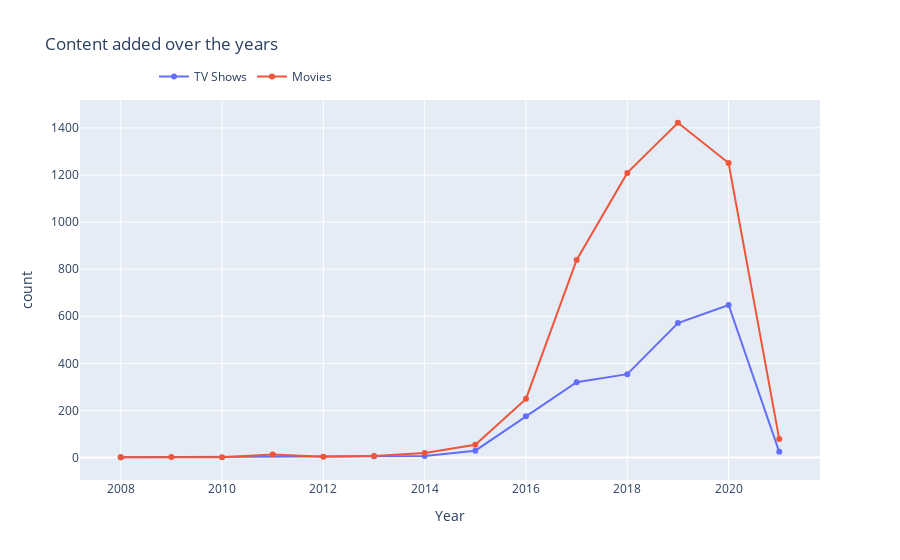

Notebook cell for this chart:
### Code cell
tv_show = df[df["type"] == "TV Show"]
movie = df[df["type"] == "Movie"]


tv_show_count = tv_show['year_added'].value_counts().reset_index()
tv_show_count = tv_show_count.rename(columns={'index': 'year_added', 'year_added': 'count'})
tv_show_count = tv_show_count.sort_values('year_added')

movie_count = movie['year_added'].value_counts().reset_index()
movie_count = movie_count.rename(columns= {'index': 'year_added', 'year_added': 'count'})
movie_count = movie_count.sort_values('year_added')

trace1 = go.Scatter(x=tv_show_count['year_added'], y=tv_show_count['count'], name="TV Shows")
trace2 = go.Scatter(x=movie_count['year_added'], y=movie_count["count"], name="Movies")
data = [trace1, trace2]
layout = go.Layout(title="Content added over the years",xaxis_title='Year',yaxis_title='count', legend=dict(x=0.1, y=1.1, orientation="h"))
fig = go.Figure(data, layout=layout)
fig.show()

### Figure 1 — Plotly figure (JSON) as saved in the notebook; plotly's stock layout.template omitted (floating-point values rounded to 4 significant figures)
{"data": [{"name": "TV Shows", "type": "scatter", "x": [2008, 2013, 2014, 2015, 2016, 2017, 2018, 2019, 2020, 2021], "y": [1, 5, 6, 29, 175, 320, 354, 571, 648, 24]}, {"name": "Movies", "type": "scatter", "x": [2008, 2009, 2010, 2011, 2012, 2013, 2014, 2015, 2016, 2017, 2018, 2019, 2020, 2021], "y": [1, 2, 1, 13, 3, 6, 19, 54, 249, 839, 1209, 1422, 1251, 78]}], "layout": {"legend": {"orientation": "h", "x": 0.1, "y": 1.1}, "title": {"text": "Content added over the years"}, "xaxis": {"title": {"text": "Year"}}, "yaxis": {"title": {"text": "count"}}}}
